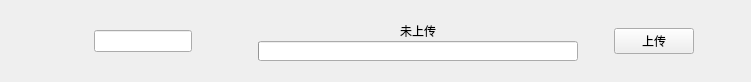
<?xml version="1.0" encoding="UTF-8"?>
<ui version="4.0">
 <class>AlbumTaskWidget</class>
 <widget class="QWidget" name="AlbumTaskWidget">
  <property name="geometry">
   <rect>
    <x>0</x>
    <y>0</y>
    <width>751</width>
    <height>82</height>
   </rect>
  </property>
  <property name="windowTitle">
   <string>Form</string>
  </property>
  <layout class="QHBoxLayout" name="horizontalLayout">
   <property name="topMargin">
    <number>1</number>
   </property>
   <property name="bottomMargin">
    <number>1</number>
   </property>
   <item>
    <widget class="QLabel" name="coverLabel">
     <property name="sizePolicy">
      <sizepolicy hsizetype="Maximum" vsizetype="Fixed">
       <horstretch>0</horstretch>
       <verstretch>0</verstretch>
      </sizepolicy>
     </property>
     <property name="minimumSize">
      <size>
       <width>64</width>
       <height>64</height>
      </size>
     </property>
     <property name="maximumSize">
      <size>
       <width>64</width>
       <height>64</height>
      </size>
     </property>
     <property name="frameShape">
      <enum>QFrame::NoFrame</enum>
     </property>
     <property name="text">
      <string/>
     </property>
     <property name="alignment">
      <set>Qt::AlignCenter</set>
     </property>
    </widget>
   </item>
   <item>
    <widget class="QLabel" name="nameLabel">
     <property name="sizePolicy">
      <sizepolicy hsizetype="Expanding" vsizetype="Preferred">
       <horstretch>0</horstretch>
       <verstretch>0</verstretch>
      </sizepolicy>
     </property>
     <property name="minimumSize">
      <size>
       <width>0</width>
       <height>0</height>
      </size>
     </property>
     <property name="maximumSize">
      <size>
       <width>16777215</width>
       <height>21</height>
      </size>
     </property>
     <property name="frameShape">
      <enum>QFrame::NoFrame</enum>
     </property>
     <property name="text">
      <string/>
     </property>
    </widget>
   </item>
   <item>
    <widget class="QLineEdit" name="nameLineEdit"/>
   </item>
   <item>
    <widget class="QPushButton" name="editPushButton">
     <property name="sizePolicy">
      <sizepolicy hsizetype="Fixed" vsizetype="Fixed">
       <horstretch>0</horstretch>
       <verstretch>0</verstretch>
      </sizepolicy>
     </property>
     <property name="minimumSize">
      <size>
       <width>0</width>
       <height>0</height>
      </size>
     </property>
     <property name="maximumSize">
      <size>
       <width>23</width>
       <height>23</height>
      </size>
     </property>
     <property name="toolTip">
      <string>修改相册名称</string>
     </property>
     <property name="text">
      <string/>
     </property>
     <property name="iconSize">
      <size>
       <width>16</width>
       <height>16</height>
      </size>
     </property>
     <property name="flat">
      <bool>true</bool>
     </property>
    </widget>
   </item>
   <item>
    <spacer name="horizontalSpacer">
     <property name="orientation">
      <enum>Qt::Horizontal</enum>
     </property>
     <property name="sizeHint" stdset="0">
      <size>
       <width>40</width>
       <height>20</height>
      </size>
     </property>
    </spacer>
   </item>
   <item>
    <layout class="QVBoxLayout" name="verticalLayout">
     <property name="spacing">
      <number>0</number>
     </property>
     <property name="sizeConstraint">
      <enum>QLayout::SetFixedSize</enum>
     </property>
     <item>
      <spacer name="verticalSpacer_2">
       <property name="orientation">
        <enum>Qt::Vertical</enum>
       </property>
       <property name="sizeHint" stdset="0">
        <size>
         <width>20</width>
         <height>40</height>
        </size>
       </property>
      </spacer>
     </item>
     <item>
      <widget class="QLabel" name="stateLabel">
       <property name="sizePolicy">
        <sizepolicy hsizetype="Fixed" vsizetype="Fixed">
         <horstretch>0</horstretch>
         <verstretch>0</verstretch>
        </sizepolicy>
       </property>
       <property name="minimumSize">
        <size>
         <width>320</width>
         <height>21</height>
        </size>
       </property>
       <property name="maximumSize">
        <size>
         <width>320</width>
         <height>21</height>
        </size>
       </property>
       <property name="frameShape">
        <enum>QFrame::NoFrame</enum>
       </property>
       <property name="text">
        <string>未上传</string>
       </property>
       <property name="alignment">
        <set>Qt::AlignCenter</set>
       </property>
      </widget>
     </item>
     <item>
      <widget class="QProgressBar" name="progressBar">
       <property name="sizePolicy">
        <sizepolicy hsizetype="Fixed" vsizetype="Fixed">
         <horstretch>0</horstretch>
         <verstretch>0</verstretch>
        </sizepolicy>
       </property>
       <property name="minimumSize">
        <size>
         <width>320</width>
         <height>20</height>
        </size>
       </property>
       <property name="maximumSize">
        <size>
         <width>320</width>
         <height>20</height>
        </size>
       </property>
       <property name="value">
        <number>0</number>
       </property>
       <property name="textVisible">
        <bool>false</bool>
       </property>
      </widget>
     </item>
     <item>
      <spacer name="verticalSpacer">
       <property name="orientation">
        <enum>Qt::Vertical</enum>
       </property>
       <property name="sizeHint" stdset="0">
        <size>
         <width>20</width>
         <height>40</height>
        </size>
       </property>
      </spacer>
     </item>
    </layout>
   </item>
   <item>
    <spacer name="horizontalSpacer_2">
     <property name="orientation">
      <enum>Qt::Horizontal</enum>
     </property>
     <property name="sizeHint" stdset="0">
      <size>
       <width>40</width>
       <height>20</height>
      </size>
     </property>
    </spacer>
   </item>
   <item>
    <widget class="QPushButton" name="actionPushButton">
     <property name="minimumSize">
      <size>
       <width>0</width>
       <height>0</height>
      </size>
     </property>
     <property name="text">
      <string>上传</string>
     </property>
    </widget>
   </item>
   <item>
    <widget class="QPushButton" name="viewPushButton">
     <property name="sizePolicy">
      <sizepolicy hsizetype="Fixed" vsizetype="Fixed">
       <horstretch>0</horstretch>
       <verstretch>0</verstretch>
      </sizepolicy>
     </property>
     <property name="minimumSize">
      <size>
       <width>0</width>
       <height>0</height>
      </size>
     </property>
     <property name="maximumSize">
      <size>
       <width>40</width>
       <height>23</height>
      </size>
     </property>
     <property name="font">
      <font>
       <underline>true</underline>
      </font>
     </property>
     <property name="toolTip">
      <string>查看相册详情</string>
     </property>
     <property name="text">
      <string/>
     </property>
     <property name="flat">
      <bool>true</bool>
     </property>
    </widget>
   </item>
  </layout>
 </widget>
 <resources/>
 <connections/>
</ui>
